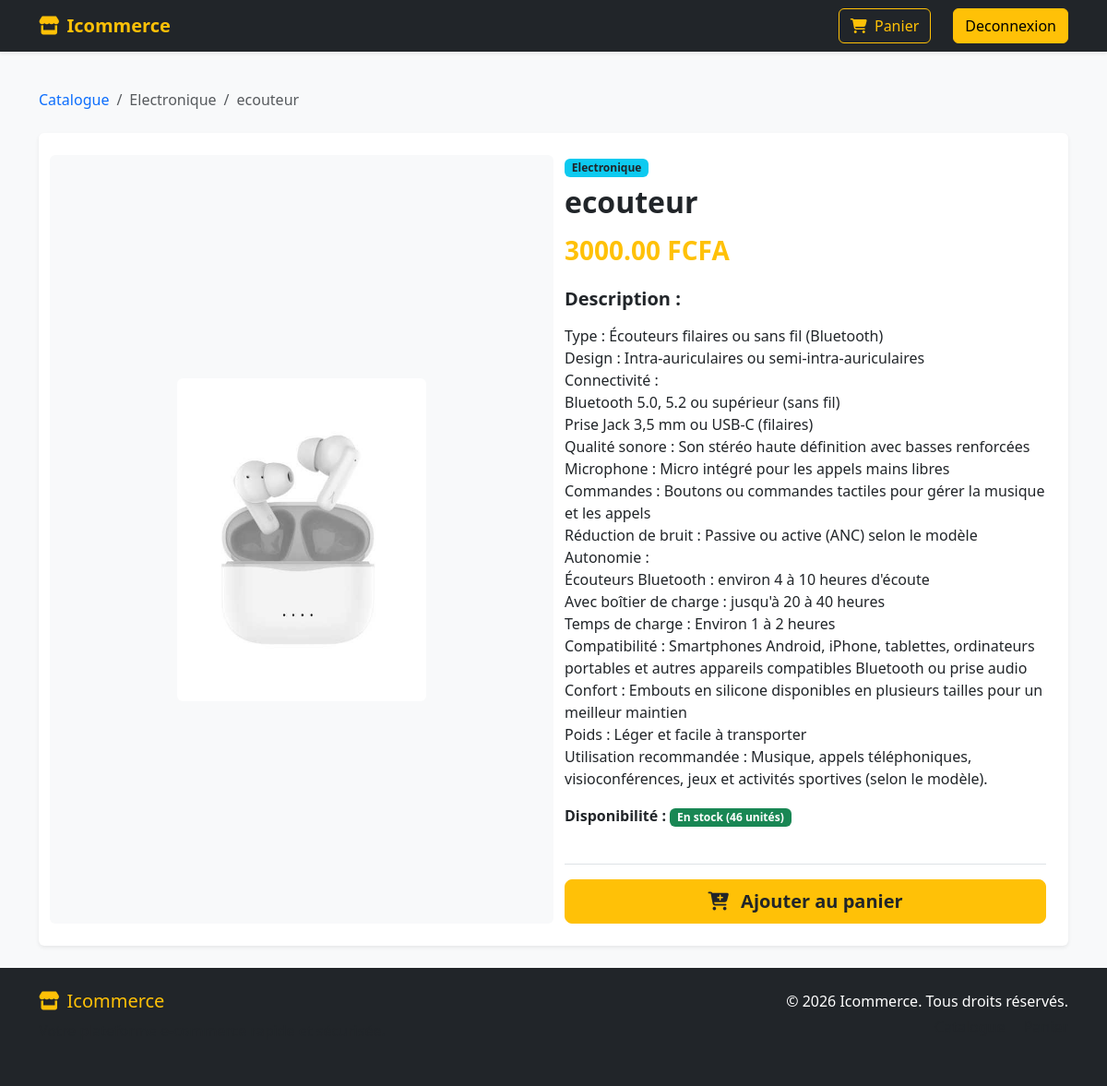
The page /produit/2/ on the database its author committed.
### vente/models.py (models this page shows, shortened)
class Produit(models.Model):
    categorie = models.ForeignKey(
        Categorie,
        on_delete=models.CASCADE
    )
    designation = models.CharField(max_length=150)
    description = models.TextField()
    prix_achat = models.DecimalField(
        max_digits=10,
        decimal_places=2,
        default=0
    )
    prix_vente = models.DecimalField(
        max_digits=10,
        decimal_places=2,
        default=0
    )
    stock = models.PositiveIntegerField(default=0)
    image = models.ImageField(
        upload_to='produits/',
        blank=True,
        null=True
    )

class Categorie(models.Model):
    nom = models.CharField(max_length=100)

### vente/views.py (the view)
def produit_detail(request, produit_id):
    produit = get_object_or_404(
        Produit,
        id=produit_id,
    )
    return render(
        request,
        "vente/produit_detail.html",
        {
            "produit": produit,
        },
    )

### vente/templates/vente/produit_detail.html (shortened to what this page needs)
{% extends 'vente/base.html' %}
{% load static %}
{% block content %}
<div class="container">
    <nav aria-label="breadcrumb" class="mb-4">
        <ol class="breadcrumb">
            <li class="breadcrumb-item"><a href="{% url 'vente:catalogue' %}" class="text-decoration-none">Catalogue</a></li>
            <li class="breadcrumb-item text-muted">{{ produit.categorie.nom }}</li>
            <li class="breadcrumb-item active" aria-current="page">{{ produit.designation }}</li>
        </ol>
    </nav>
    <div class="card border-0 shadow-sm">
        <div class="card-body p-4">
            <div class="row g-4">
                <div class="col-md-6 text-center bg-light p-4 rounded d-flex align-items-center justify-content-center" style="min-height: 350px;">
                    {% if produit.image %}
                        <img src="{{ produit.image.url }}" class="img-fluid rounded" style="max-height: 350px;" alt="{{ produit.designation }}">
                    {% else %}
                        <div class="text-muted">
                            <i class="fa-solid fa-image fa-5x mb-3"></i>
                            <p>Aucune image disponible</p>
                        </div>
                    {% endif %}
                </div>
                <div class="col-md-6 d-flex flex-column justify-content-between">
                    <div>
                        <span class="badge bg-info text-dark mb-2">{{ produit.categorie.nom }}</span>
                        <h2 class="fw-bold text-dark mb-3">{{ produit.designation }}</h2>
                        <h3 class="text-warning fw-bold mb-4">{{ produit.prix_vente }} FCFA</h3>
                        <h5 class="fw-bold">Description :</h5>
                        <p class="text-muted">{{ produit.description|linebreaks }}</p>
                        <div class="mb-3">
                            <span class="fw-semibold">Disponibilité :</span>
                            {% if produit.stock > 0 %}
                                <span class="badge bg-success">En stock ({{ produit.stock }} unités)</span>
                            {% else %}
                                <span class="badge bg-danger">En rupture de stock</span>
                            {% endif %}
                        </div>
                    </div>
                    <div class="pt-3 border-top mt-4">
                        {% if produit.stock > 0 %}
                            <a href="{% url 'vente:ajouter_au_panier' produit.id %}" class="btn btn-warning btn-lg w-100 text-dark fw-bold">
                                <i class="fa-solid fa-cart-plus me-2"></i> Ajouter au panier
                            </a>
                        {% else %}
                            <button class="btn btn-secondary btn-lg w-100" disabled>Rupture de stock</button>
                        {% endif %}
                    </div>
                </div>
            </div>
        </div>
    </div>
</div>
{% endblock %}

### rows shown on the page
Produit: categorie.nom "Electronique", designation "ecouteur", image (picture), prix_vente "3000.00", description "Type : Écouteurs filaires ou sans fil (Bluetooth) Design : Intra-auriculaires ou semi-intra-auriculaires Connectivité : Bluetooth 5.0, 5.2 ou supérieur (sans fil) Prise Jack 3,5 mm ou USB-C (filaires) Qualité sonore : Son stéréo haute définition avec basses renforcées Microphone : Micro intégré pour les appels mains libres Commandes : Boutons ou commandes tactiles pour gérer la musique et les appels Réduction de bruit : Passive ou active (ANC) selon le modèle Autonomie : Écouteurs Bluetooth : environ 4 à 10 heures d'écoute Avec boîtier de charge : jusqu'à 20 à 40 heures Temps de charge : Environ 1 à 2 heures Compatibilité : Smartphones Android, iPhone, tablettes, ordinateurs portables et…", stock "46"
